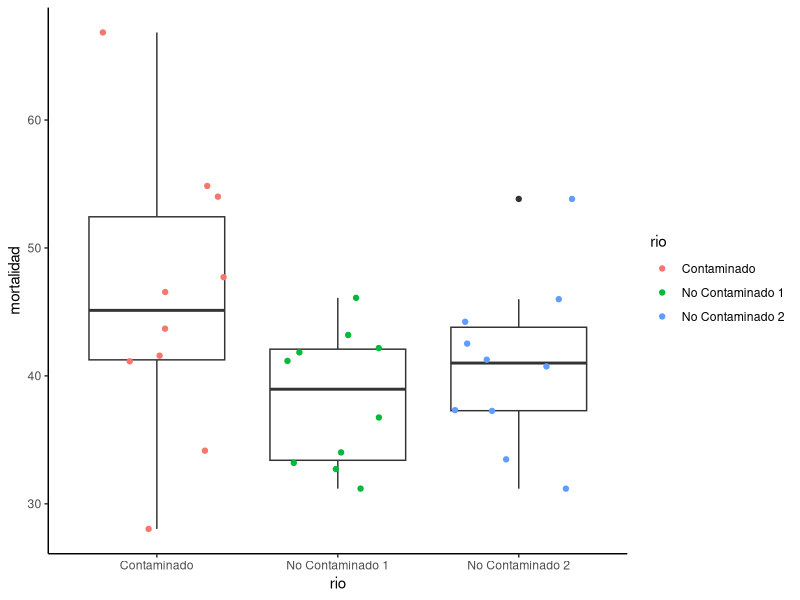

This chart was generated by the following R code:
## ---- chunk 1
knitr::opts_chunk$set(echo = FALSE, warning = FALSE, message = FALSE)
suppressMessages(suppressWarnings(library(tidyverse, quietly = TRUE)))
## ---- chunk 2
library(kableExtra)
library(knitr)
Coso <- data.frame(Hipotesis.Nula = c("No hay error", "Error tipo 1"), Hipostesis.alternativa =c("Error tipo 2", "No hay error"))
colnames(Coso) <- c("Hipótesis nula cierta", "Hipótesis alternativa cierta")
rownames(Coso) <- c("Acepto hipótesis nula", "Acepto hipótesis alternativa")
kable(Coso, caption = "Tabla de confusión de errores") %>% kable_styling()

## ---- chunk 3
library(kableExtra)
Coso <- data.frame(No.fuego = c("No hay error", "Error tipo 1"), Fuego =c("Error tipo 2", "No hay error"))
colnames(Coso) <- c("No hay fuego", "Hay fuego")
rownames(Coso) <- c("No suena alarma", "Suena alarma")
kable(Coso) %>% kable_styling(font_size = 40)
## ---- chunk 4
MuestraPatos <- read_csv("MuestraPatos.csv")
ggplot(MuestraPatos, aes(x = rio, y = mortalidad)) + geom_boxplot() + geom_jitter(aes(color = rio)) + theme_classic()
## ---- chunk 5
knitr::kable(broom::tidy(aov(mortalidad ~ rio, data = MuestraPatos)), caption = "Tabla de ANOVA de una vía de la mortalidad de patos de los tres ríos")
